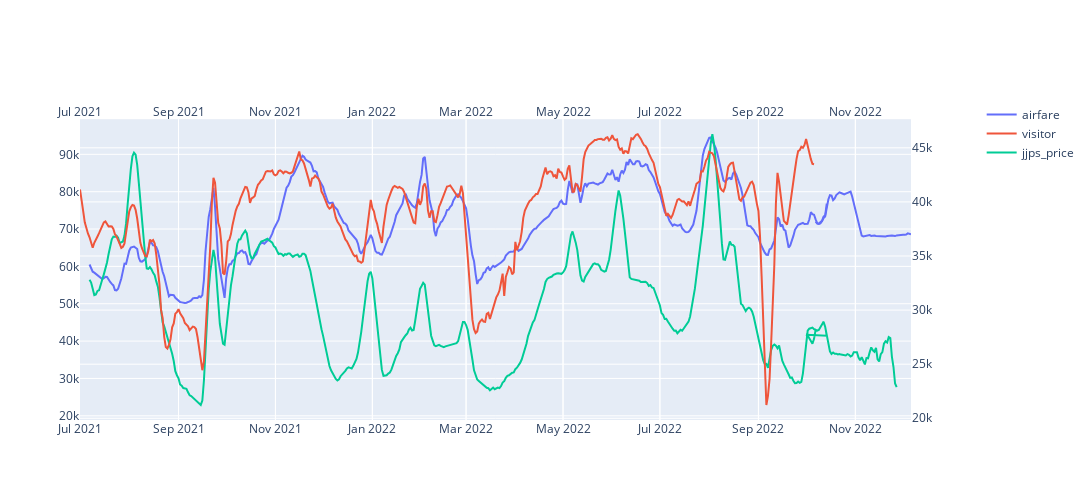

The code cell stored with this chart in its notebook:
### Code cell
fig=make_subplots(
        specs=[[{"secondary_y": True}]])   

fig.update_layout(xaxis2= {'anchor': 'y', 'overlaying': 'x', 'side': 'top'},
                  yaxis_domain=[0, 0.94]);

fig.add_trace(
    go.Scatter(x=af_vst_prc['date'], y=af_vst_prc['fare_avg_7ma'], name="airfare"),
    secondary_y=False
)

fig.add_trace(
    go.Scatter(x=af_vst_prc['date'], y=af_vst_prc['visitor_7ma'], name="visitor"),
    secondary_y=True
)

fig.add_trace(
    go.Scatter(x=af_vst_prc['date'], y=af_vst_prc['jjps_hour_price_7ma']*20, name="jjps_price"),
    secondary_y=False
)

fig.data[1].update(xaxis='x2')
fig.update_layout(width=1500, height=500)


fig.show()

# fig.show()
#plot(fig, filename='airfare_visitor.html')

### Figure 1 — Plotly figure (JSON) as saved in the notebook; plotly's stock layout.template omitted (floating-point values rounded to 4 significant figures; data arrays with more than 128 entries replaced by an {"elided": "..."} marker saying what was removed)
{"data": [{"name": "airfare", "type": "scatter", "x": {"elided": "538 str values"}, "xaxis": "x", "y": {"elided": "538 int values"}, "yaxis": "y"}, {"name": "visitor", "type": "scatter", "x": {"elided": "538 str values"}, "xaxis": "x2", "y": {"elided": "538 int values"}, "yaxis": "y2"}, {"name": "jjps_price", "type": "scatter", "x": {"elided": "538 str values"}, "xaxis": "x", "y": {"elided": "538 int values"}, "yaxis": "y"}], "layout": {"height": 500, "width": 1500, "xaxis": {"anchor": "y", "autorange": true, "domain": [0, 0.94], "range": ["2021-07-01", "2022-12-06"], "type": "date"}, "xaxis2": {"anchor": "y", "autorange": true, "overlaying": "x", "range": ["2021-07-01", "2022-12-06"], "side": "top", "type": "date"}, "yaxis": {"anchor": "x", "autorange": true, "domain": [0, 0.94], "range": [18870.0, 99410.0], "type": "linear"}, "yaxis2": {"anchor": "x", "autorange": true, "overlaying": "y", "range": [19842, 47642], "side": "right", "type": "linear"}}}
